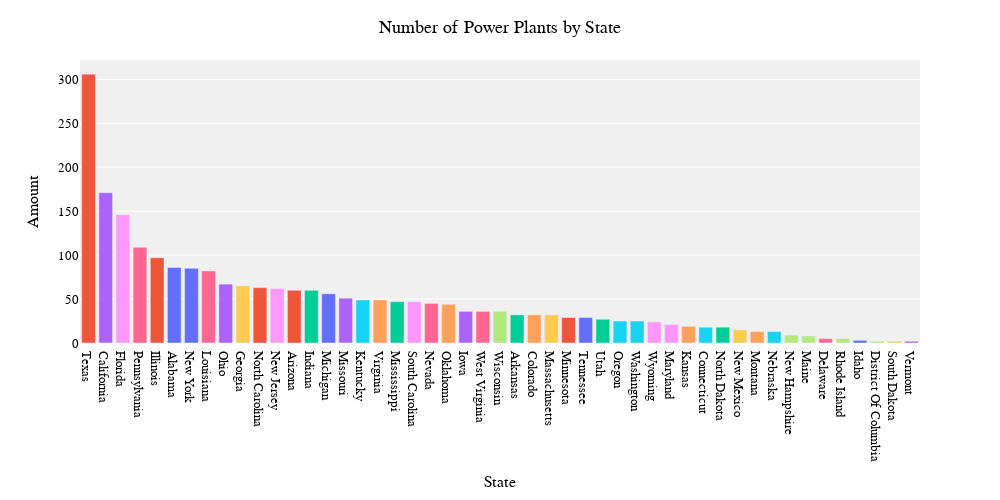

This figure's notebook cell:
### Code cell
df1 = new_df.groupby(["region_name"]).count().reset_index()

fig = px.bar(df1,
             y=new_df.groupby(["region_name"]).size(),
             x="region_name",
             color='region_name',
            labels ={
                "region_name": "State",
                "y": "Amount"
                 })

fig.update_layout(showlegend=False)
fig.update_layout(
    title={
        'text': "Number of Power Plants by State",
        'y':.96,
        'x':0.5,
        'xanchor': 'center',
        'yanchor': 'top'},
    font = dict(
        family="Courier New",
        size=13,
        color="Black"
    ),
    plot_bgcolor='rgb(240,240,240)',
    height=500,
    width = 1000,

)

fig.update_layout(xaxis={'categoryorder':'total descending'})

fig.show()

### Figure 1 — Plotly figure (JSON) as saved in the notebook; plotly's stock layout.template omitted (floating-point values rounded to 4 significant figures)
{"data": [{"alignmentgroup": "True", "hovertemplate": "State=%{x}<br>Amount=%{y}<extra></extra>", "legendgroup": "Alabama", "marker": {"color": "#636efa", "pattern": {"shape": ""}}, "name": "Alabama", "offsetgroup": "Alabama", "orientation": "v", "showlegend": true, "textposition": "auto", "type": "bar", "x": ["Alabama"], "xaxis": "x", "y": [86], "yaxis": "y"}, {"alignmentgroup": "True", "hovertemplate": "State=%{x}<br>Amount=%{y}<extra></extra>", "legendgroup": "Arizona", "marker": {"color": "#EF553B", "pattern": {"shape": ""}}, "name": "Arizona", "offsetgroup": "Arizona", "orientation": "v", "showlegend": true, "textposition": "auto", "type": "bar", "x": ["Arizona"], "xaxis": "x", "y": [60], "yaxis": "y"}, {"alignmentgroup": "True", "hovertemplate": "State=%{x}<br>Amount=%{y}<extra></extra>", "legendgroup": "Arkansas", "marker": {"color": "#00cc96", "pattern": {"shape": ""}}, "name": "Arkansas", "offsetgroup": "Arkansas", "orientation": "v", "showlegend": true, "textposition": "auto", "type": "bar", "x": ["Arkansas"], "xaxis": "x", "y": [32], "yaxis": "y"}, {"alignmentgroup": "True", "hovertemplate": "State=%{x}<br>Amount=%{y}<extra></extra>", "legendgroup": "California", "marker": {"color": "#ab63fa", "pattern": {"shape": ""}}, "name": "California", "offsetgroup": "California", "orientation": "v", "showlegend": true, "textposition": "auto", "type": "bar", "x": ["California"], "xaxis": "x", "y": [171], "yaxis": "y"}, {"alignmentgroup": "True", "hovertemplate": "State=%{x}<br>Amount=%{y}<extra></extra>", "legendgroup": "Colorado", "marker": {"color": "#FFA15A", "pattern": {"shape": ""}}, "name": "Colorado", "offsetgroup": "Colorado", "orientation": "v", "showlegend": true, "textposition": "auto", "type": "bar", "x": ["Colorado"], "xaxis": "x", "y": [32], "yaxis": "y"}, {"alignmentgroup": "True", "hovertemplate": "State=%{x}<br>Amount=%{y}<extra></extra>", "legendgroup": "Connecticut", "marker": {"color": "#19d3f3", "pattern": {"shape": ""}}, "name": "Connecticut", "offsetgroup": "Connecticut", "orientation": "v", "showlegend": true, "textposition": "auto", "type": "bar", "x": ["Connecticut"], "xaxis": "x", "y": [18], "yaxis": "y"}, {"alignmentgroup": "True", "hovertemplate": "State=%{x}<br>Amount=%{y}<extra></extra>", "legendgroup": "Delaware", "marker": {"color": "#FF6692", "pattern": {"shape": ""}}, "name": "Delaware", "offsetgroup": "Delaware", "orientation": "v", "showlegend": true, "textposition": "auto", "type": "bar", "x": ["Delaware"], "xaxis": "x", "y": [5], "yaxis": "y"}, {"alignmentgroup": "True", "hovertemplate": "State=%{x}<br>Amount=%{y}<extra></extra>", "legendgroup": "District Of Columbia", "marker": {"color": "#B6E880", "pattern": {"shape": ""}}, "name": "District Of Columbia", "offsetgroup": "District Of Columbia", "orientation": "v", "showlegend": true, "textposition": "auto", "type": "bar", "x": ["District Of Columbia"], "xaxis": "x", "y": [2], "yaxis": "y"}, {"alignmentgroup": "True", "hovertemplate": "State=%{x}<br>Amount=%{y}<extra></extra>", "legendgroup": "Florida", "marker": {"color": "#FF97FF", "pattern": {"shape": ""}}, "name": "Florida", "offsetgroup": "Florida", "orientation": "v", "showlegend": true, "textposition": "auto", "type": "bar", "x": ["Florida"], "xaxis": "x", "y": [146], "yaxis": "y"}, {"alignmentgroup": "True", "hovertemplate": "State=%{x}<br>Amount=%{y}<extra></extra>", "legendgroup": "Georgia", "marker": {"color": "#FECB52", "pattern": {"shape": ""}}, "name": "Georgia", "offsetgroup": "Georgia", "orientation": "v", "showlegend": true, "textposition": "auto", "type": "bar", "x": ["Georgia"], "xaxis": "x", "y": [65], "yaxis": "y"}, {"alignmentgroup": "True", "hovertemplate": "State=%{x}<br>Amount=%{y}<extra></extra>", "legendgroup": "Idaho", "marker": {"color": "#636efa", "pattern": {"shape": ""}}, "name": "Idaho", "offsetgroup": "Idaho", "orientation": "v", "showlegend": true, "textposition": "auto", "type": "bar", "x": ["Idaho"], "xaxis": "x", "y": [3], "yaxis": "y"}, {"alignmentgroup": "True", "hovertemplate": "State=%{x}<br>Amount=%{y}<extra></extra>", "legendgroup": "Illinois", "marker": {"color": "#EF553B", "pattern": {"shape": ""}}, "name": "Illinois", "offsetgroup": "Illinois", "orientation": "v", "showlegend": true, "textposition": "auto", "type": "bar", "x": ["Illinois"], "xaxis": "x", "y": [97], "yaxis": "y"}, {"alignmentgroup": "True", "hovertemplate": "State=%{x}<br>Amount=%{y}<extra></extra>", "legendgroup": "Indiana", "marker": {"color": "#00cc96", "pattern": {"shape": ""}}, "name": "Indiana", "offsetgroup": "Indiana", "orientation": "v", "showlegend": true, "textposition": "auto", "type": "bar", "x": ["Indiana"], "xaxis": "x", "y": [60], "yaxis": "y"}, {"alignmentgroup": "True", "hovertemplate": "State=%{x}<br>Amount=%{y}<extra></extra>", "legendgroup": "Iowa", "marker": {"color": "#ab63fa", "pattern": {"shape": ""}}, "name": "Iowa", "offsetgroup": "Iowa", "orientation": "v", "showlegend": true, "textposition": "auto", "type": "bar", "x": ["Iowa"], "xaxis": "x", "y": [36], "yaxis": "y"}, {"alignmentgroup": "True", "hovertemplate": "State=%{x}<br>Amount=%{y}<extra></extra>", "legendgroup": "Kansas", "marker": {"color": "#FFA15A", "pattern": {"shape": ""}}, "name": "Kansas", "offsetgroup": "Kansas", "orientation": "v", "showlegend": true, "textposition": "auto", "type": "bar", "x": ["Kansas"], "xaxis": "x", "y": [19], "yaxis": "y"}, {"alignmentgroup": "True", "hovertemplate": "State=%{x}<br>Amount=%{y}<extra></extra>", "legendgroup": "Kentucky", "marker": {"color": "#19d3f3", "pattern": {"shape": ""}}, "name": "Kentucky", "offsetgroup": "Kentucky", "orientation": "v", "showlegend": true, "textposition": "auto", "type": "bar", "x": ["Kentucky"], "xaxis": "x", "y": [49], "yaxis": "y"}, {"alignmentgroup": "True", "hovertemplate": "State=%{x}<br>Amount=%{y}<extra></extra>", "legendgroup": "Louisiana", "marker": {"color": "#FF6692", "pattern": {"shape": ""}}, "name": "Louisiana", "offsetgroup": "Louisiana", "orientation": "v", "showlegend": true, "textposition": "auto", "type": "bar", "x": ["Louisiana"], "xaxis": "x", "y": [82], "yaxis": "y"}, {"alignmentgroup": "True", "hovertemplate": "State=%{x}<br>Amount=%{y}<extra></extra>", "legendgroup": "Maine", "marker": {"color": "#B6E880", "pattern": {"shape": ""}}, "name": "Maine", "offsetgroup": "Maine", "orientation": "v", "showlegend": true, "textposition": "auto", "type": "bar", "x": ["Maine"], "xaxis": "x", "y": [8], "yaxis": "y"}, {"alignmentgroup": "True", "hovertemplate": "State=%{x}<br>Amount=%{y}<extra></extra>", "legendgroup": "Maryland", "marker": {"color": "#FF97FF", "pattern": {"shape": ""}}, "name": "Maryland", "offsetgroup": "Maryland", "orientation": "v", "showlegend": true, "textposition": "auto", "type": "bar", "x": ["Maryland"], "xaxis": "x", "y": [21], "yaxis": "y"}, {"alignmentgroup": "True", "hovertemplate": "State=%{x}<br>Amount=%{y}<extra></extra>", "legendgroup": "Massachusetts", "marker": {"color": "#FECB52", "pattern": {"shape": ""}}, "name": "Massachusetts", "offsetgroup": "Massachusetts", "orientation": "v", "showlegend": true, "textposition": "auto", "type": "bar", "x": ["Massachusetts"], "xaxis": "x", "y": [32], "yaxis": "y"}, {"alignmentgroup": "True", "hovertemplate": "State=%{x}<br>Amount=%{y}<extra></extra>", "legendgroup": "Michigan", "marker": {"color": "#636efa", "pattern": {"shape": ""}}, "name": "Michigan", "offsetgroup": "Michigan", "orientation": "v", "showlegend": true, "textposition": "auto", "type": "bar", "x": ["Michigan"], "xaxis": "x", "y": [56], "yaxis": "y"}, {"alignmentgroup": "True", "hovertemplate": "State=%{x}<br>Amount=%{y}<extra></extra>", "legendgroup": "Minnesota", "marker": {"color": "#EF553B", "pattern": {"shape": ""}}, "name": "Minnesota", "offsetgroup": "Minnesota", "orientation": "v", "showlegend": true, "textposition": "auto", "type": "bar", "x": ["Minnesota"], "xaxis": "x", "y": [29], "yaxis": "y"}, {"alignmentgroup": "True", "hovertemplate": "State=%{x}<br>Amount=%{y}<extra></extra>", "legendgroup": "Mississippi", "marker": {"color": "#00cc96", "pattern": {"shape": ""}}, "name": "Mississippi", "offsetgroup": "Mississippi", "orientation": "v", "showlegend": true, "textposition": "auto", "type": "bar", "x": ["Mississippi"], "xaxis": "x", "y": [47], "yaxis": "y"}, {"alignmentgroup": "True", "hovertemplate": "State=%{x}<br>Amount=%{y}<extra></extra>", "legendgroup": "Missouri", "marker": {"color": "#ab63fa", "pattern": {"shape": ""}}, "name": "Missouri", "offsetgroup": "Missouri", "orientation": "v", "showlegend": true, "textposition": "auto", "type": "bar", "x": ["Missouri"], "xaxis": "x", "y": [51], "yaxis": "y"}, {"alignmentgroup": "True", "hovertemplate": "State=%{x}<br>Amount=%{y}<extra></extra>", "legendgroup": "Montana", "marker": {"color": "#FFA15A", "pattern": {"shape": ""}}, "name": "Montana", "offsetgroup": "Montana", "orientation": "v", "showlegend": true, "textposition": "auto", "type": "bar", "x": ["Montana"], "xaxis": "x", "y": [13], "yaxis": "y"}, {"alignmentgroup": "True", "hovertemplate": "State=%{x}<br>Amount=%{y}<extra></extra>", "legendgroup": "Nebraska", "marker": {"color": "#19d3f3", "pattern": {"shape": ""}}, "name": "Nebraska", "offsetgroup": "Nebraska", "orientation": "v", "showlegend": true, "textposition": "auto", "type": "bar", "x": ["Nebraska"], "xaxis": "x", "y": [13], "yaxis": "y"}, {"alignmentgroup": "True", "hovertemplate": "State=%{x}<br>Amount=%{y}<extra></extra>", "legendgroup": "Nevada", "marker": {"color": "#FF6692", "pattern": {"shape": ""}}, "name": "Nevada", "offsetgroup": "Nevada", "orientation": "v", "showlegend": true, "textposition": "auto", "type": "bar", "x": ["Nevada"], "xaxis": "x", "y": [45], "yaxis": "y"}, {"alignmentgroup": "True", "hovertemplate": "State=%{x}<br>Amount=%{y}<extra></extra>", "legendgroup": "New Hampshire", "marker": {"color": "#B6E880", "pattern": {"shape": ""}}, "name": "New Hampshire", "offsetgroup": "New Hampshire", "orientation": "v", "showlegend": true, "textposition": "auto", "type": "bar", "x": ["New Hampshire"], "xaxis": "x", "y": [9], "yaxis": "y"}, {"alignmentgroup": "True", "hovertemplate": "State=%{x}<br>Amount=%{y}<extra></extra>", "legendgroup": "New Jersey", "marker": {"color": "#FF97FF", "pattern": {"shape": ""}}, "name": "New Jersey", "offsetgroup": "New Jersey", "orientation": "v", "showlegend": true, "textposition": "auto", "type": "bar", "x": ["New Jersey"], "xaxis": "x", "y": [62], "yaxis": "y"}, {"alignmentgroup": "True", "hovertemplate": "State=%{x}<br>Amount=%{y}<extra></extra>", "legendgroup": "New Mexico", "marker": {"color": "#FECB52", "pattern": {"shape": ""}}, "name": "New Mexico", "offsetgroup": "New Mexico", "orientation": "v", "showlegend": true, "textposition": "auto", "type": "bar", "x": ["New Mexico"], "xaxis": "x", "y": [15], "yaxis": "y"}, {"alignmentgroup": "True", "hovertemplate": "State=%{x}<br>Amount=%{y}<extra></extra>", "legendgroup": "New York", "marker": {"color": "#636efa", "pattern": {"shape": ""}}, "name": "New York", "offsetgroup": "New York", "orientation": "v", "showlegend": true, "textposition": "auto", "type": "bar", "x": ["New York"], "xaxis": "x", "y": [85], "yaxis": "y"}, {"alignmentgroup": "True", "hovertemplate": "State=%{x}<br>Amount=%{y}<extra></extra>", "legendgroup": "North Carolina", "marker": {"color": "#EF553B", "pattern": {"shape": ""}}, "name": "North Carolina", "offsetgroup": "North Carolina", "orientation": "v", "showlegend": true, "textposition": "auto", "type": "bar", "x": ["North Carolina"], "xaxis": "x", "y": [63], "yaxis": "y"}, {"alignmentgroup": "True", "hovertemplate": "State=%{x}<br>Amount=%{y}<extra></extra>", "legendgroup": "North Dakota", "marker": {"color": "#00cc96", "pattern": {"shape": ""}}, "name": "North Dakota", "offsetgroup": "North Dakota", "orientation": "v", "showlegend": true, "textposition": "auto", "type": "bar", "x": ["North Dakota"], "xaxis": "x", "y": [18], "yaxis": "y"}, {"alignmentgroup": "True", "hovertemplate": "State=%{x}<br>Amount=%{y}<extra></extra>", "legendgroup": "Ohio", "marker": {"color": "#ab63fa", "pattern": {"shape": ""}}, "name": "Ohio", "offsetgroup": "Ohio", "orientation": "v", "showlegend": true, "textposition": "auto", "type": "bar", "x": ["Ohio"], "xaxis": "x", "y": [67], "yaxis": "y"}, {"alignmentgroup": "True", "hovertemplate": "State=%{x}<br>Amount=%{y}<extra></extra>", "legendgroup": "Oklahoma", "marker": {"color": "#FFA15A", "pattern": {"shape": ""}}, "name": "Oklahoma", "offsetgroup": "Oklahoma", "orientation": "v", "showlegend": true, "textposition": "auto", "type": "bar", "x": ["Oklahoma"], "xaxis": "x", "y": [44], "yaxis": "y"}, {"alignmentgroup": "True", "hovertemplate": "State=%{x}<br>Amount=%{y}<extra></extra>", "legendgroup": "Oregon", "marker": {"color": "#19d3f3", "pattern": {"shape": ""}}, "name": "Oregon", "offsetgroup": "Oregon", "orientation": "v", "showlegend": true, "textposition": "auto", "type": "bar", "x": ["Oregon"], "xaxis": "x", "y": [25], "yaxis": "y"}, {"alignmentgroup": "True", "hovertemplate": "State=%{x}<br>Amount=%{y}<extra></extra>", "legendgroup": "Pennsylvania", "marker": {"color": "#FF6692", "pattern": {"shape": ""}}, "name": "Pennsylvania", "offsetgroup": "Pennsylvania", "orientation": "v", "showlegend": true, "textposition": "auto", "type": "bar", "x": ["Pennsylvania"], "xaxis": "x", "y": [109], "yaxis": "y"}, {"alignmentgroup": "True", "hovertemplate": "State=%{x}<br>Amount=%{y}<extra></extra>", "legendgroup": "Rhode Island", "marker": {"color": "#B6E880", "pattern": {"shape": ""}}, "name": "Rhode Island", "offsetgroup": "Rhode Island", "orientation": "v", "showlegend": true, "textposition": "auto", "type": "bar", "x": ["Rhode Island"], "xaxis": "x", "y": [5], "yaxis": "y"}, {"alignmentgroup": "True", "hovertemplate": "State=%{x}<br>Amount=%{y}<extra></extra>", "legendgroup": "South Carolina", "marker": {"color": "#FF97FF", "pattern": {"shape": ""}}, "name": "South Carolina", "offsetgroup": "South Carolina", "orientation": "v", "showlegend": true, "textposition": "auto", "type": "bar", "x": ["South Carolina"], "xaxis": "x", "y": [47], "yaxis": "y"}, {"alignmentgroup": "True", "hovertemplate": "State=%{x}<br>Amount=%{y}<extra></extra>", "legendgroup": "South Dakota", "marker": {"color": "#FECB52", "pattern": {"shape": ""}}, "name": "South Dakota", "offsetgroup": "South Dakota", "orientation": "v", "showlegend": true, "textposition": "auto", "type": "bar", "x": ["South Dakota"], "xaxis": "x", "y": [2], "yaxis": "y"}, {"alignmentgroup": "True", "hovertemplate": "State=%{x}<br>Amount=%{y}<extra></extra>", "legendgroup": "Tennessee", "marker": {"color": "#636efa", "pattern": {"shape": ""}}, "name": "Tennessee", "offsetgroup": "Tennessee", "orientation": "v", "showlegend": true, "textposition": "auto", "type": "bar", "x": ["Tennessee"], "xaxis": "x", "y": [29], "yaxis": "y"}, {"alignmentgroup": "True", "hovertemplate": "State=%{x}<br>Amount=%{y}<extra></extra>", "legendgroup": "Texas", "marker": {"color": "#EF553B", "pattern": {"shape": ""}}, "name": "Texas", "offsetgroup": "Texas", "orientation": "v", "showlegend": true, "textposition": "auto", "type": "bar", "x": ["Texas"], "xaxis": "x", "y": [306], "yaxis": "y"}, {"alignmentgroup": "True", "hovertemplate": "State=%{x}<br>Amount=%{y}<extra></extra>", "legendgroup": "Utah", "marker": {"color": "#00cc96", "pattern": {"shape": ""}}, "name": "Utah", "offsetgroup": "Utah", "orientation": "v", "showlegend": true, "textposition": "auto", "type": "bar", "x": ["Utah"], "xaxis": "x", "y": [27], "yaxis": "y"}, {"alignmentgroup": "True", "hovertemplate": "State=%{x}<br>Amount=%{y}<extra></extra>", "legendgroup": "Vermont", "marker": {"color": "#ab63fa", "pattern": {"shape": ""}}, "name": "Vermont", "offsetgroup": "Vermont", "orientation": "v", "showlegend": true, "textposition": "auto", "type": "bar", "x": ["Vermont"], "xaxis": "x", "y": [2], "yaxis": "y"}, {"alignmentgroup": "True", "hovertemplate": "State=%{x}<br>Amount=%{y}<extra></extra>", "legendgroup": "Virginia", "marker": {"color": "#FFA15A", "pattern": {"shape": ""}}, "name": "Virginia", "offsetgroup": "Virginia", "orientation": "v", "showlegend": true, "textposition": "auto", "type": "bar", "x": ["Virginia"], "xaxis": "x", "y": [49], "yaxis": "y"}, {"alignmentgroup": "True", "hovertemplate": "State=%{x}<br>Amount=%{y}<extra></extra>", "legendgroup": "Washington", "marker": {"color": "#19d3f3", "pattern": {"shape": ""}}, "name": "Washington", "offsetgroup": "Washington", "orientation": "v", "showlegend": true, "textposition": "auto", "type": "bar", "x": ["Washington"], "xaxis": "x", "y": [25], "yaxis": "y"}, {"alignmentgroup": "True", "hovertemplate": "State=%{x}<br>Amount=%{y}<extra></extra>", "legendgroup": "West Virginia", "marker": {"color": "#FF6692", "pattern": {"shape": ""}}, "name": "West Virginia", "offsetgroup": "West Virginia", "orientation": "v", "showlegend": true, "textposition": "auto", "type": "bar", "x": ["West Virginia"], "xaxis": "x", "y": [36], "yaxis": "y"}, {"alignmentgroup": "True", "hovertemplate": "State=%{x}<br>Amount=%{y}<extra></extra>", "legendgroup": "Wisconsin", "marker": {"color": "#B6E880", "pattern": {"shape": ""}}, "name": "Wisconsin", "offsetgroup": "Wisconsin", "orientation": "v", "showlegend": true, "textposition": "auto", "type": "bar", "x": ["Wisconsin"], "xaxis": "x", "y": [36], "yaxis": "y"}, {"alignmentgroup": "True", "hovertemplate": "State=%{x}<br>Amount=%{y}<extra></extra>", "legendgroup": "Wyoming", "marker": {"color": "#FF97FF", "pattern": {"shape": ""}}, "name": "Wyoming", "offsetgroup": "Wyoming", "orientation": "v", "showlegend": true, "textposition": "auto", "type": "bar", "x": ["Wyoming"], "xaxis": "x", "y": [24], "yaxis": "y"}], "layout": {"barmode": "relative", "font": {"color": "Black", "family": "Courier New", "size": 13}, "height": 500, "legend": {"title": {"text": "State"}, "tracegroupgap": 0}, "margin": {"t": 60}, "plot_bgcolor": "rgb(240,240,240)", "showlegend": false, "title": {"text": "Number of Power Plants by State", "x": 0.5, "xanchor": "center", "y": 0.96, "yanchor": "top"}, "width": 1000, "xaxis": {"anchor": "y", "categoryarray": ["Alabama", "Arizona", "Arkansas", "California", "Colorado", "Connecticut", "Delaware", "District Of Columbia", "Florida", "Georgia", "Idaho", "Illinois", "Indiana", "Iowa", "Kansas", "Kentucky", "Louisiana", "Maine", "Maryland", "Massachusetts", "Michigan", "Minnesota", "Mississippi", "Missouri", "Montana", "Nebraska", "Nevada", "New Hampshire", "New Jersey", "New Mexico", "New York", "North Carolina", "North Dakota", "Ohio", "Oklahoma", "Oregon", "Pennsylvania", "Rhode Island", "South Carolina", "South Dakota", "Tennessee", "Texas", "Utah", "Vermont", "Virginia", "Washington", "West Virginia", "Wisconsin", "Wyoming"], "categoryorder": "total descending", "domain": [0, 1], "title": {"text": "State"}}, "yaxis": {"anchor": "x", "domain": [0, 1], "title": {"text": "Amount"}}}}
